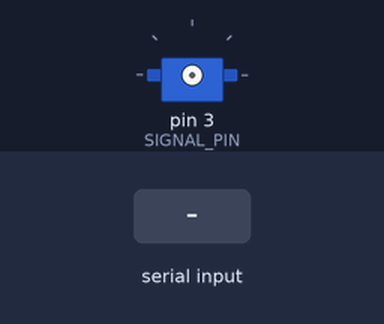
A sketch run on a simulated Arduino Nano, built with avr-gcc and run on an emulated ATmega328P. Shown: servo. Inputs (shaded band) come from the test bench. What the sketch prints to the serial monitor is not drawn.

Above: at 1.2 s.
1.3 s: "t" received over Serial
4.3 s: "s" received over Serial
5.8 s: "?" received over Serial
Timing chart, 0 to 8.8 s (numbered marks = the images above; inputs shaded):
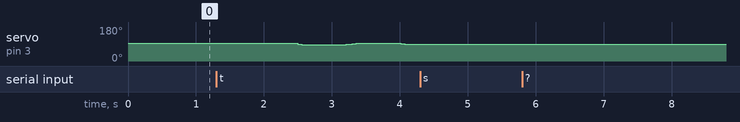

The sketch:

front_left_test.ino
```cpp
// Classic Nano: front-left servo signal on shield D3/S.
// Servo power: external suitable supply; supply GND joined to Nano GND.
// Idle on boot. Send t for one 90 -> 85 -> 95 -> 90 test; s cancels.
#include <Servo.h>

constexpr uint8_t SIGNAL_PIN = 3;
constexpr uint8_t TARGETS[] = {90, 85, 95, 90};
Servo frontLeft;
bool running = false;
uint8_t stage = 0;
int angle = 90;
unsigned long nextStep = 0;

void finish(const __FlashStringHelper *message) {
  frontLeft.detach();
  running = false;
  Serial.println(message);
}

void setup() {
  Serial.begin(115200);
  Serial.println(F("ALBERT_FRONT_LEFT ready; D3; t=test, s=stop; idle"));
}

void loop() {
  while (Serial.available()) {
    const char command = Serial.read();
    if (command == 's') {
      finish(F("STOPPED; servo pulses off"));
    } else if (command == '?' ) {
      Serial.println(F("ALBERT_FRONT_LEFT; D3; t=test, s=stop"));
    } else if (command == 't' && !running) {
      angle = 90;
      stage = 0;
      frontLeft.writeMicroseconds(1500);
      frontLeft.attach(SIGNAL_PIN, 1000, 2000);
      running = true;
      nextStep = millis() + 700;
      Serial.println(F("TEST start; D3; commanded 90-85-95-90"));
    }
  }
  if (!running || static_cast<long>(millis() - nextStep) < 0) return;

  const int target = TARGETS[stage];
  if (angle != target) {
    angle += angle < target ? 1 : -1;
    frontLeft.write(angle);
    nextStep = millis() + 30;
  } else if (++stage == sizeof(TARGETS) / sizeof(TARGETS[0])) {
    finish(F("TEST complete; commanded 90; servo pulses off"));
  } else {
    nextStep = millis() + 500;
  }
}
```

Measured:
- after the input at 4.3 s, every drawn part: stays the same
- after the input at 5.8 s, every drawn part: stays the same
